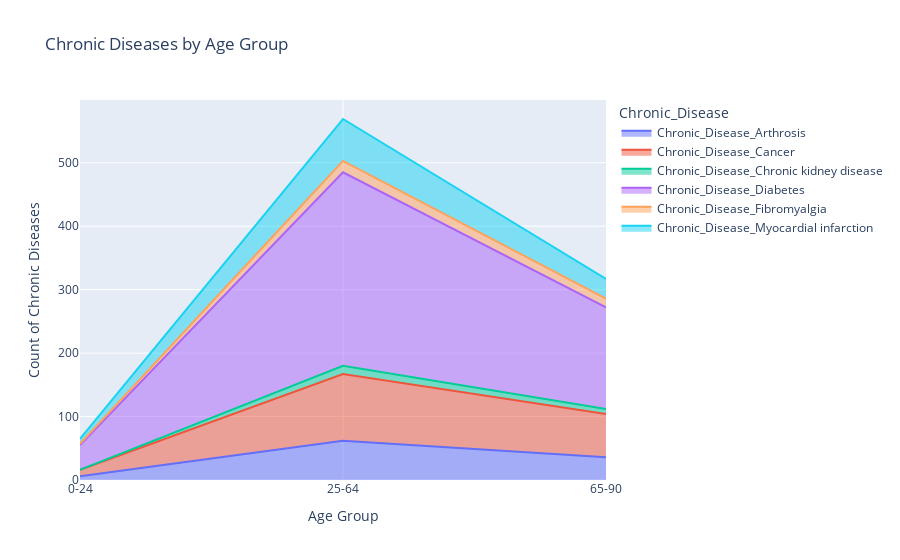

Write notebook code for a chart like this one.
### Code cell
# Area plot
fig_area = px.area(df_long, x='Age_Group', y='Count', color='Chronic_Disease',
                   title="Chronic Diseases by Age Group", 
                   labels={'Count': 'Count of Chronic Diseases'})
fig_area.update_layout(xaxis_title='Age Group', yaxis_title='Count of Chronic Diseases')
fig_area.show()

### Figure 1 — Plotly figure (JSON) as saved in the notebook; plotly's stock layout.template omitted (floating-point values rounded to 4 significant figures)
{"data": [{"fillpattern": {"shape": ""}, "hovertemplate": "Chronic_Disease=Chronic_Disease_Arthrosis<br>Age_Group=%{x}<br>Count of Chronic Diseases=%{y}<extra></extra>", "legendgroup": "Chronic_Disease_Arthrosis", "line": {"color": "#636efa"}, "marker": {"symbol": "circle"}, "mode": "lines", "name": "Chronic_Disease_Arthrosis", "orientation": "v", "showlegend": true, "stackgroup": "1", "type": "scatter", "x": ["0-24", "25-64", "65-90"], "xaxis": "x", "y": [6, 62, 36], "yaxis": "y"}, {"fillpattern": {"shape": ""}, "hovertemplate": "Chronic_Disease=Chronic_Disease_Cancer<br>Age_Group=%{x}<br>Count of Chronic Diseases=%{y}<extra></extra>", "legendgroup": "Chronic_Disease_Cancer", "line": {"color": "#EF553B"}, "marker": {"symbol": "circle"}, "mode": "lines", "name": "Chronic_Disease_Cancer", "orientation": "v", "showlegend": true, "stackgroup": "1", "type": "scatter", "x": ["0-24", "25-64", "65-90"], "xaxis": "x", "y": [10, 105, 68], "yaxis": "y"}, {"fillpattern": {"shape": ""}, "hovertemplate": "Chronic_Disease=Chronic_Disease_Chronic kidney disease<br>Age_Group=%{x}<br>Count of Chronic Diseases=%{y}<extra></extra>", "legendgroup": "Chronic_Disease_Chronic kidney disease", "line": {"color": "#00cc96"}, "marker": {"symbol": "circle"}, "mode": "lines", "name": "Chronic_Disease_Chronic kidney disease", "orientation": "v", "showlegend": true, "stackgroup": "1", "type": "scatter", "x": ["0-24", "25-64", "65-90"], "xaxis": "x", "y": [0, 13, 8], "yaxis": "y"}, {"fillpattern": {"shape": ""}, "hovertemplate": "Chronic_Disease=Chronic_Disease_Diabetes<br>Age_Group=%{x}<br>Count of Chronic Diseases=%{y}<extra></extra>", "legendgroup": "Chronic_Disease_Diabetes", "line": {"color": "#ab63fa"}, "marker": {"symbol": "circle"}, "mode": "lines", "name": "Chronic_Disease_Diabetes", "orientation": "v", "showlegend": true, "stackgroup": "1", "type": "scatter", "x": ["0-24", "25-64", "65-90"], "xaxis": "x", "y": [39, 305, 160], "yaxis": "y"}, {"fillpattern": {"shape": ""}, "hovertemplate": "Chronic_Disease=Chronic_Disease_Fibromyalgia<br>Age_Group=%{x}<br>Count of Chronic Diseases=%{y}<extra></extra>", "legendgroup": "Chronic_Disease_Fibromyalgia", "line": {"color": "#FFA15A"}, "marker": {"symbol": "circle"}, "mode": "lines", "name": "Chronic_Disease_Fibromyalgia", "orientation": "v", "showlegend": true, "stackgroup": "1", "type": "scatter", "x": ["0-24", "25-64", "65-90"], "xaxis": "x", "y": [2, 18, 14], "yaxis": "y"}, {"fillpattern": {"shape": ""}, "hovertemplate": "Chronic_Disease=Chronic_Disease_Myocardial infarction<br>Age_Group=%{x}<br>Count of Chronic Diseases=%{y}<extra></extra>", "legendgroup": "Chronic_Disease_Myocardial infarction", "line": {"color": "#19d3f3"}, "marker": {"symbol": "circle"}, "mode": "lines", "name": "Chronic_Disease_Myocardial infarction", "orientation": "v", "showlegend": true, "stackgroup": "1", "type": "scatter", "x": ["0-24", "25-64", "65-90"], "xaxis": "x", "y": [8, 66, 31], "yaxis": "y"}], "layout": {"legend": {"title": {"text": "Chronic_Disease"}, "tracegroupgap": 0}, "title": {"text": "Chronic Diseases by Age Group"}, "xaxis": {"anchor": "y", "domain": [0, 1], "title": {"text": "Age Group"}}, "yaxis": {"anchor": "x", "domain": [0, 1], "title": {"text": "Count of Chronic Diseases"}}}}
